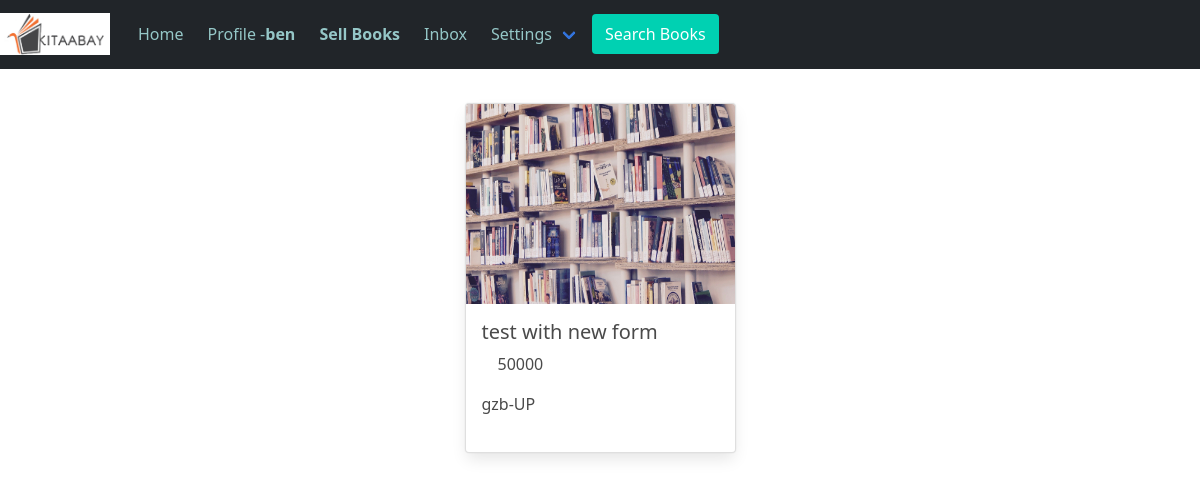
/post/category/B.Com/ (signed in), run on the app's committed database.
### post/models.py (models this page shows, shortened)
class Post(models.Model):
	id = models.UUIDField(primary_key=True, default=uuid.uuid4, editable=False)
	content =  models.ManyToManyField(PostFileContent, related_name='contents')
	title = models.TextField(max_length=50, verbose_name='title',default='title')
	caption = models.TextField(max_length=1500, verbose_name='Caption')
	category = models.CharField(max_length=100,default='novel')
	cost = models.IntegerField(default=0)
	posted = models.DateTimeField(auto_now_add=True)
	user = models.ForeignKey(User, on_delete=models.CASCADE)
	likes = models.IntegerField(default=0)
	state = models.CharField(max_length=100, null=True, blank=True)
	city = models.CharField(max_length=100, null=True, blank=True)
	address = models.CharField(max_length=100, null=True, blank=True)
	parcel = models.BooleanField()
	status = models.BooleanField()
	feedback = models.CharField(max_length=150, blank=True,default='None')
	suggestions = models.CharField(max_length=150,  blank=True,default='None')
	def get_absolute_url(self):
		return reverse('postdetails', args=[str(self.id)])

class PostFileContent(models.Model):
	user = models.ForeignKey(User, on_delete=models.CASCADE, related_name='content_owner')
	file = models.FileField(upload_to=user_directory_path)

### post/views.py (the view)
# urls.py: path('category/<str:cats>/', CategoryView, name='category'),
def CategoryView(request, cats):
	category_posts = Post.objects.filter(category=cats.replace('-',' '))
	return render(request, 'categories.html', {'category_posts':category_posts})

### bookstore/templates/categories.html
{% extends 'base.html' %}
{% load static %}
{% block content %}
<div class="row row-cols-1 row-cols-md-4 g-4" style="margin: 10px; justify-content: center;">
    {% for post_item in category_posts %}
    <div class="col">
      <div class="card" style="height:350px;width:300px;">
        <a href="{{ post_item.get_absolute_url }}">
        <img src="{{ post_item.content.first.file.url }}" class="card-img-top" alt="..." style="height: 200px;width: 300px;align-self: center;"></a>
        <div class="card-body">
          <h5 class="card-title">{{ post_item.title }}</h5>
          <p class="card-text media-right">{{ post_item.cost }}</p>
          <p class="card-text">{{ post_item.city }}-{{ post_item.state }}</p>
        </div>
      </div>
    </div>
    {% endfor %}
    </div>
{% endblock %}

### bookstore/templates/base.html (shortened to what this page needs)
{% load static %}
<!doctype html>
<html lang="en">
  <head>
    <link rel="stylesheet" href="{% static 'css/bulma.min.css' %}">
    <link href="https://cdn.jsdelivr.net/npm/bootstrap@5.0.2/dist/css/bootstrap.min.css" rel="stylesheet">
    <link rel="stylesheet" type="text/css" href="{% static 'css/hotel.css' %}">
  </head>
  <body>
  	<nav class="navbar navbar-expand-lg navbar-dark bg-dark" style="border-bottom: 1px solid;">
	    <a class="navbar-brand" href="{% url 'home' %}"><img src="{% static 'img/kitaabay2.jpg' %}" width="110" height="110"></a>
	    <div class="collapse navbar-collapse" id="navbarSupportedContent">
	      <ul class="navbar-nav me-auto mb-2 mb-lg-0">
	        <li>
            <a href="{% url 'home' %}" class="navbar-item" style="color: rgb(149, 199, 199);">
              Home
            </a>
          </li>
          {% if user.is_authenticated %}
          <li>
            <a href="{% url 'profile' request.user %}" class="navbar-item" style="color: rgb(149, 199, 199);">
              Profile - <strong>{{ request.user }}</strong>
            </a>
          </li>
          {% else %}
          <li>
          <a href="{% url 'login' %}" class="navbar-item" style="color: rgb(149, 199, 199);">
            <strong>Login/Sign Up</strong></a>
          </li>
          {% endif %}
          <li>
            <a href="{% url 'newpost' %}" class="navbar-item" style="color: rgb(149, 199, 199);">
              <strong>Sell Books</strong>
            </a>
          </li>
          <li>
            <a href="{% url 'inbox' %}" class="navbar-item"  style="color: rgb(149, 199, 199);">
              Inbox
            </a>
          </li>
          <div class="navbar-item has-dropdown is-hoverable" style="color: rgb(149, 199, 199);">
            <a class="navbar-link" style="color: rgb(149, 199, 199);">
              Settings
            </a>
        </div>
        <a href="{% url 'explorebooks' %}" class="button is-primary navbar-item">Search Books</a>
	    </div>
	</nav>
      {% block content %}
      {% endblock %}
  </body>
</html>

### bookstore/templates/base.html (style rules this page uses)
body a { text-decoration: none; }

### data on the page
Post: content.first.file (picture), title "test with new form", cost "50000", city "gzb", state "UP"

### other printed values
{{ request.user }} "ben"
